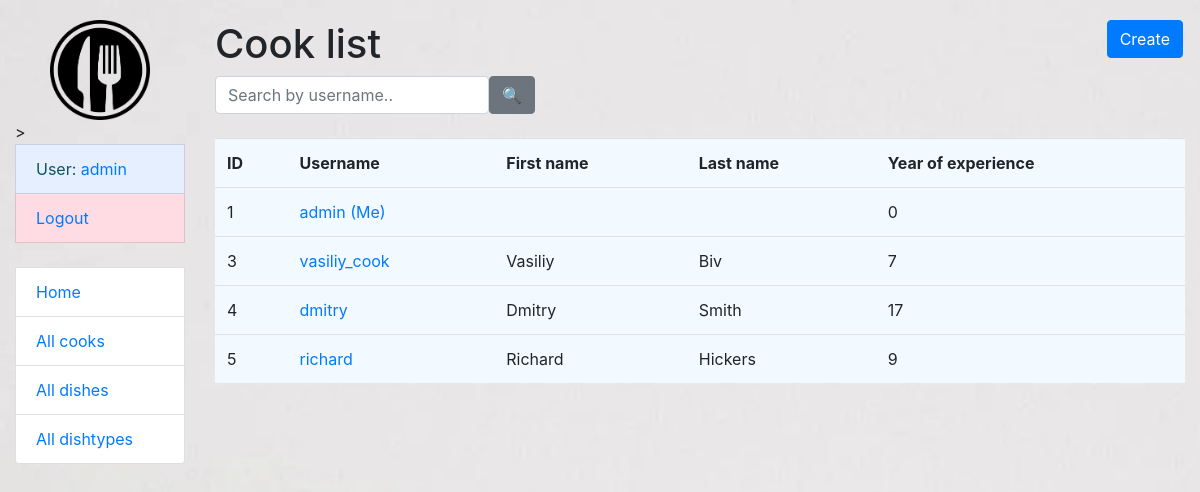
Screenshot of /cooks/ (signed in) with the database file from the repository.
### kitchen/models.py (models this page shows, shortened)
class Cook(AbstractUser):
    years_of_experience = models.IntegerField(null=True, default=0)
    class Meta:
        verbose_name = "cook"
        verbose_name_plural = "cooks"
    def get_absolute_url(self):
        return reverse("kitchen:cook-detail", kwargs={"pk": self.pk})

### kitchen/views.py (the view)
# urls.py: path("cooks/", CookListView.as_view(), name="cook-list"),
class CookListView(LoginRequiredMixin, generic.ListView):
    model = Cook
    paginate_by = 5
    queryset = Cook.objects.all()
    def get_context_data(self, *, object_list=None, **kwargs):
        context = super(CookListView, self).get_context_data(**kwargs)
        username = self.request.GET.get("username", "")
        context["search_form"] = CookSearchForm(initial={
            "username": username
        })
        return context
    def get_queryset(self):
        form = CookSearchForm(self.request.GET)
        if form.is_valid():
            return self.queryset.filter(
                username__icontains=form.cleaned_data["username"])
        return self.queryset

### kitchen/forms.py
class CookSearchForm(forms.Form):
    username = forms.CharField(
        max_length=255,
        required=False,
        label="",
        widget=forms.TextInput(attrs={"placeholder": "Search by username.."})
    )

### templates/kitchen/cook_list.html
{% extends "base.html" %}
{% load crispy_forms_filters %}
{% block content %}
    <h1>
      Cook list
      <a href="{% url 'kitchen:cook-create' %}" class="btn btn-primary link-to-page">
        Create
      </a>
    </h1>
  <form action="" method="get" class="form-inline">
    {{ search_form|crispy }}
      <input class="btn btn-secondary" type="submit" value="🔍">
  </form>
  <br>
    {% if cook_list %}
    <table class="table" style="background: #f2faff">
      <tr>
        <th>ID</th>
        <th>Username</th>
        <th>First name</th>
        <th>Last name</th>
        <th>Year of experience</th>
      </tr>
    {% for cook in cook_list %}
      <tr>
        <td>{{ cook.id }}</td>
        <td><a href="{{ cook.get_absolute_url }}">{{ cook.username }} {% if user == cook %} (Me){% endif %}</a></td>
        <td>{{ cook.first_name }}</td>
        <td>{{ cook.last_name }}</td>
        <td>{{ cook.years_of_experience }}</td>
      </tr>
    {% endfor %}
    </table>
    {% else %}
      <p>There are no cooks in the service.</p>
    {% endif %}
{% endblock %}

### templates/includes/sidebar.html (shortened to what this page needs)
<ul class="sidebar-nav list-group" >
  {% load static %}
  <img src="{% static 'images/111.png' %}" class="align-middle" alt="No image found" width="100" height="100">>
  {% if user.is_authenticated %}
    <li class="list-group-item list-group-item-info" style="background: #e6efff">User: <a href="{{ user.get_absolute_url }}">{{ user.get_username }}</a></li>
    <li class="list-group-item list-group-item-danger" style="background: #ffdbe3"><a href="{% url 'logout'%}?next={{request.path}}">Logout</a></li>
  {% else %}
    <li class="list-group-item"><a href="{% url 'login'%}?next={{request.path}}">Login</a></li>
  {% endif %}
  <br>
  <li class="list-group-item"><a href="{% url 'kitchen:index' %}">Home</a></li>
  <li class="list-group-item"><a href="{% url 'kitchen:cook-list' %}">All cooks</a></li>
  <li class="list-group-item"><a href="{% url 'kitchen:dish-list' %}">All dishes</a></li>
  <li class="list-group-item"><a href="{% url 'kitchen:dishtype-list' %}">All dishtypes</a></li>
</ul>

### static/css/styles.css (style rules this page uses)
body { margin-top: 20px; }
.link-to-page { float: right; margin: 0 2px 0 2px; }
#bg { background-repeat: no-repeat; background-size: 1920px 1080px; background-position: bottom; background-attachment: fixed; }

### templates/includes/sidebar.html (style rules this page uses)
img { display: block; margin-left: auto; margin-right: auto; }

### rows the page displays
Cook: get_username "admin", id "1", username "admin", shows "(Me)", years_of_experience "0"
Cook: id "3", username "vasiliy_cook", first_name "Vasiliy", last_name "Biv", years_of_experience "7"
Cook: id "4", username "dmitry", first_name "Dmitry", last_name "Smith", years_of_experience "17"
Cook: id "5", username "richard", first_name "Richard", last_name "Hickers", years_of_experience "9"
